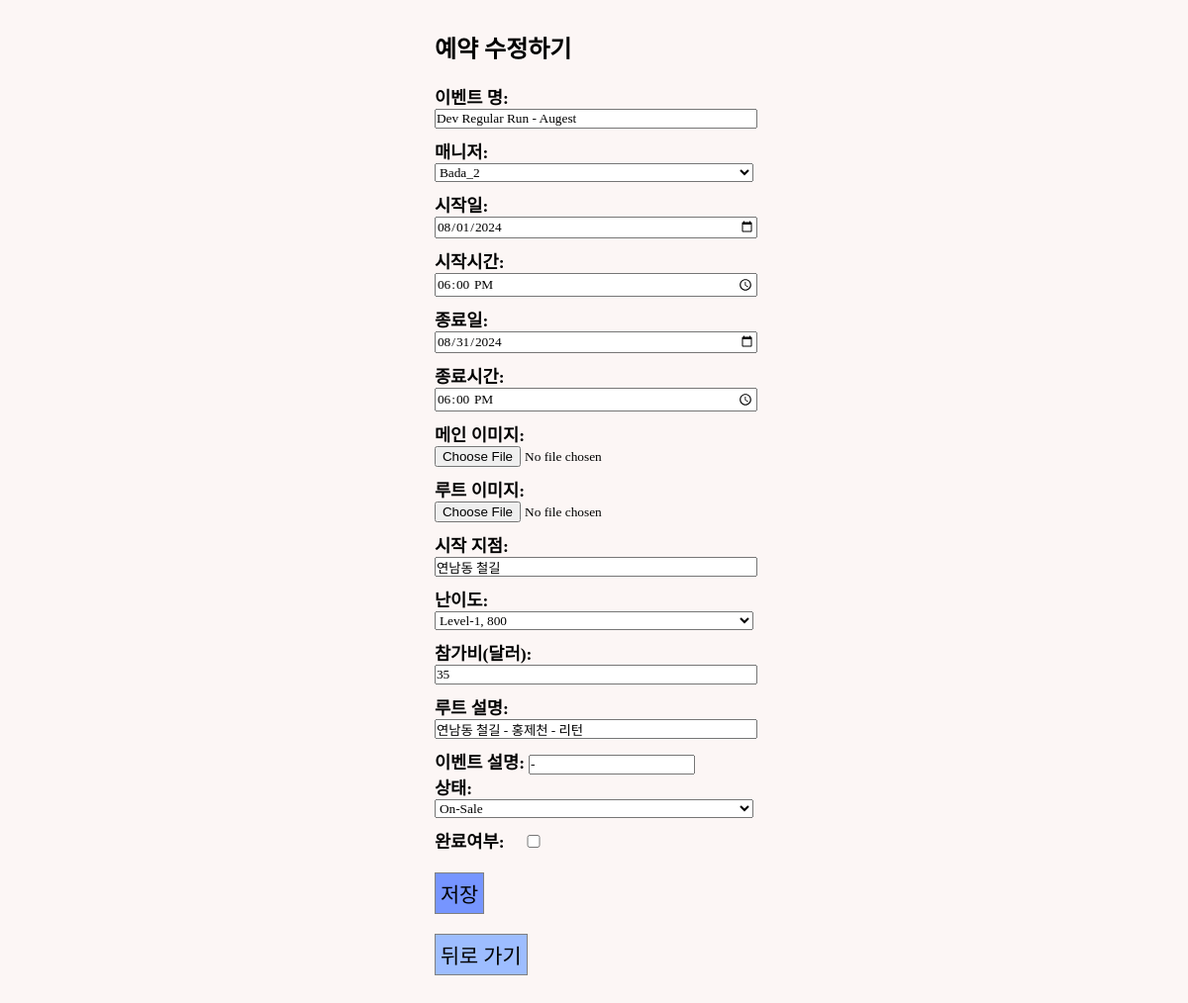
The app's page /events/update_event/2, older data.
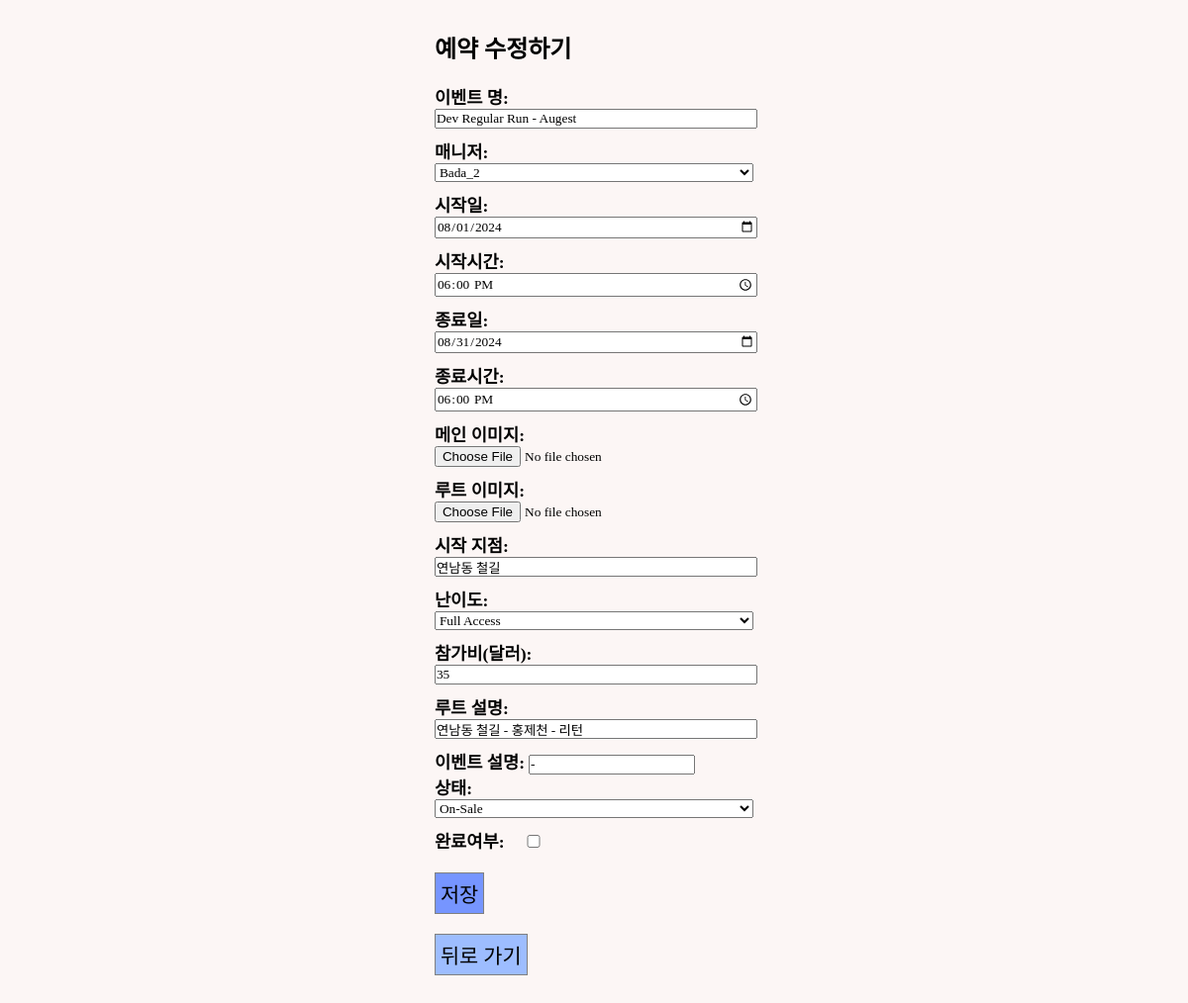
The same page, newer data.
### events/models.py (models this page shows, shortened)
class GuestRun(models.Model):
    STATUS_CHOICE = [
        ("ST1", "Checking"),
        ("ST2", "On-Sale"),
        ("ST3", "Sold-Out"),
        ("ST4", "Closed"),
    ]
    LEVEL = [
        ("800","Level-1, 800"),
        ("730","Level-2, 730"),
        ("700","Level-3, 700"),
        ("630","Level-4, 630"),
        ("600","Level-5, 600"),
        ("530","Level-6, 530"),
        ("Free","Full Access"),
    ]
    event_id = models.AutoField(
        primary_key=True,
    )
    title = models.CharField(max_length=50)
    manager = models.ForeignKey(Manager, related_name="manager",blank=False, null=True, on_delete=models.SET_NULL)
    start_date = models.DateField(blank=True, null=True)
    start_time = models.TimeField(blank=True, null=True)
    end_date = models.DateField(blank=True, null=True)
    end_time = models.TimeField(blank=True, null=True)
    image = ResizedImageField(size=[1402,1000], upload_to="runMain", blank=True)
    route_image = ResizedImageField(size=[1402,1402], upload_to="runRoute", blank=True)
    start_point = models.CharField(max_length=50)
    status = models.CharField(
        max_length=8,
        choices=STATUS_CHOICE,
        default="ST1",
    )
    level = models.CharField(
        max_length=15,
        choices=LEVEL,
        default="Free",
    )
    amount = models.IntegerField(default=0)
    route = models.CharField(max_length=50, blank=False)
    desc = models.TextField(blank=True)
    completed = models.BooleanField(default=False)

### events/views.py (the view)
# urls.py: path("update_event/<str:pk>", views.update_event, name="update_event"),
def update_event(request, pk):
    event = get_object_or_404(GuestRun, pk=pk)
    form = UpdateForm(request.POST, request.FILES, instance=event)
    if request.method == "POST":
        if form.is_valid():
            event = form.save(commit=False)
            event.save()
            return redirect("community:event_table")
        else:
            return redirect("community:event_table")
    else:
        form = UpdateForm(instance=event)
        return render(request, "admin/event_edit.html", {"form": form} )

### community/models.py (called while the page is built)
    def __str__(self):
        return self.name + "_"+ str(self.m_id)

### templates/admin/event_edit.html (shortened to what this page needs)
{% load static %}
<!DOCTYPE html>
<html lang="en">
  <head>
    <link rel="stylesheet" type="text/css" href="{% static 'css/sterna.css' %}"/>
    <link href="https://cdnjs.cloudflare.com/ajax/libs/bootstrap-datetimepicker/3.0.0/css/bootstrap-datetimepicker.min.css" rel="stylesheet"/>
  </head>
  <body>
    <div class="tocenter" style="margin:30px 0 0 0">
      <div style="max-width:100%;">
        <h2 style="margin:0 0 20px 0;">예약 수정하기</h3>
        <form method="POST" enctype="multipart/form-data">
          {{ form.as_p }}
          <button style="font-size: 1.3rem; margin-top:20px; padding: 5px; background-color:#7695FF;" type="submit">
            저장
          </button>
        </form>
        <div style="height:20px;"></div>
        <div>
          <a href="{% url "community:event_table" %}">
            <button style="font-size: 1.3rem; padding:5px; margin-bottom:30px; background-color:#9DBDFF;">뒤로 가기</button>
          </a>
        </div>
      </div>
    </div>
  </body>
</html>

Row changes from the older to the newer data that the page shows:
changed GuestRun "Dev Regular Run - Augest": level "Level-1, 800" → "Full Access"
